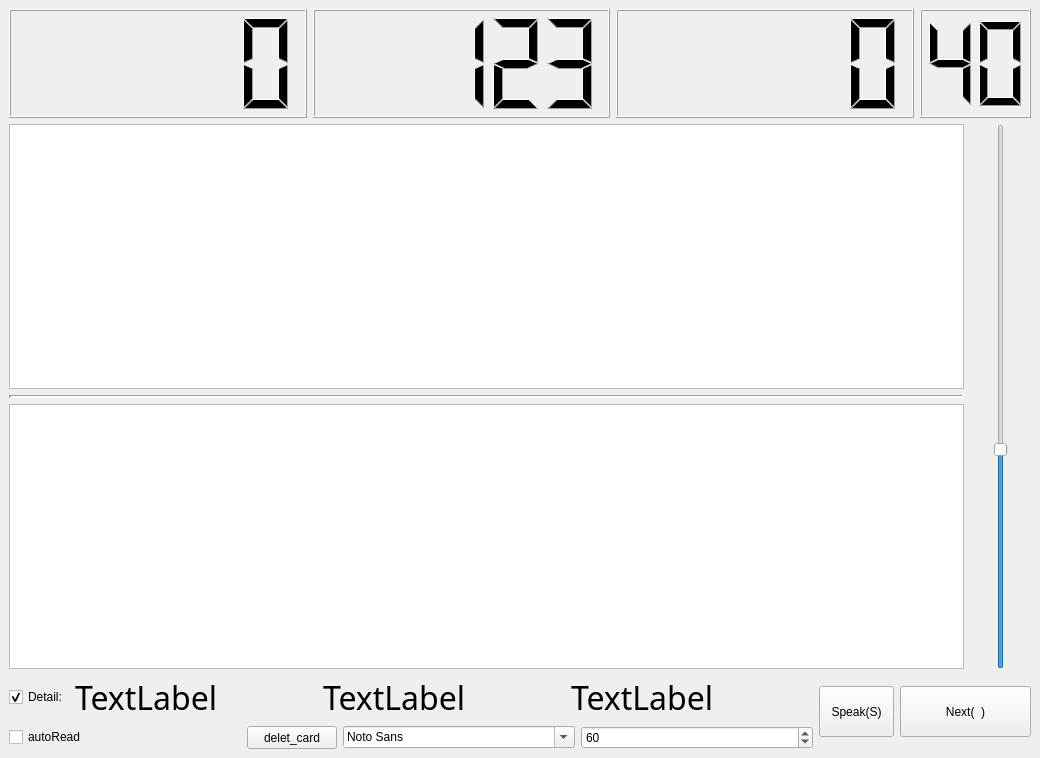
<?xml version="1.0" encoding="UTF-8"?>
<ui version="4.0">
 <class>MainWindow</class>
 <widget class="QMainWindow" name="MainWindow">
  <property name="geometry">
   <rect>
    <x>0</x>
    <y>0</y>
    <width>1040</width>
    <height>758</height>
   </rect>
  </property>
  <property name="windowTitle">
   <string>&lt;deck_name&gt;</string>
  </property>
  <widget class="QWidget" name="centralwidget">
   <layout class="QVBoxLayout" name="verticalLayout_3">
    <item>
     <layout class="QHBoxLayout" name="horizontalLayout">
      <item>
       <widget class="QLCDNumber" name="lcdNumber_4"/>
      </item>
      <item>
       <widget class="QLCDNumber" name="lcdNumber">
        <property name="smallDecimalPoint">
         <bool>false</bool>
        </property>
        <property name="digitCount">
         <number>5</number>
        </property>
        <property name="mode">
         <enum>QLCDNumber::Dec</enum>
        </property>
        <property name="segmentStyle">
         <enum>QLCDNumber::Filled</enum>
        </property>
        <property name="value" stdset="0">
         <double>123.000000000000000</double>
        </property>
       </widget>
      </item>
      <item>
       <widget class="QLCDNumber" name="lcdNumber_2">
        <property name="minimumSize">
         <size>
          <width>0</width>
          <height>109</height>
         </size>
        </property>
        <property name="frameShape">
         <enum>QFrame::Box</enum>
        </property>
        <property name="smallDecimalPoint">
         <bool>false</bool>
        </property>
        <property name="intValue" stdset="0">
         <number>0</number>
        </property>
       </widget>
      </item>
      <item>
       <widget class="QLCDNumber" name="lcdNumber_3">
        <property name="minimumSize">
         <size>
          <width>111</width>
          <height>101</height>
         </size>
        </property>
        <property name="maximumSize">
         <size>
          <width>111</width>
          <height>109</height>
         </size>
        </property>
        <property name="digitCount">
         <number>2</number>
        </property>
        <property name="value" stdset="0">
         <double>40.000000000000000</double>
        </property>
       </widget>
      </item>
     </layout>
    </item>
    <item>
     <layout class="QHBoxLayout" name="horizontalLayout_5">
      <item>
       <layout class="QVBoxLayout" name="verticalLayout_2">
        <item>
         <widget class="QTextEdit" name="textEdit">
          <property name="font">
           <font>
            <family>Unifont</family>
            <pointsize>60</pointsize>
           </font>
          </property>
          <property name="focusPolicy">
           <enum>Qt::WheelFocus</enum>
          </property>
         </widget>
        </item>
        <item>
         <widget class="Line" name="line">
          <property name="lineWidth">
           <number>3</number>
          </property>
          <property name="orientation">
           <enum>Qt::Horizontal</enum>
          </property>
         </widget>
        </item>
        <item>
         <widget class="QTextEdit" name="textEdit_2">
          <property name="font">
           <font>
            <family>Unifont</family>
            <pointsize>60</pointsize>
           </font>
          </property>
         </widget>
        </item>
       </layout>
      </item>
      <item>
       <widget class="QSlider" name="verticalSlider">
        <property name="minimumSize">
         <size>
          <width>61</width>
          <height>0</height>
         </size>
        </property>
        <property name="maximum">
         <number>100</number>
        </property>
        <property name="pageStep">
         <number>3</number>
        </property>
        <property name="value">
         <number>40</number>
        </property>
        <property name="orientation">
         <enum>Qt::Vertical</enum>
        </property>
       </widget>
      </item>
     </layout>
    </item>
    <item>
     <layout class="QHBoxLayout" name="horizontalLayout_6">
      <item>
       <layout class="QVBoxLayout" name="verticalLayout">
        <item>
         <layout class="QHBoxLayout" name="horizontalLayout_4">
          <item>
           <widget class="QCheckBox" name="checkBox">
            <property name="maximumSize">
             <size>
              <width>60</width>
              <height>20</height>
             </size>
            </property>
            <property name="text">
             <string>Detail:</string>
            </property>
            <property name="checked">
             <bool>true</bool>
            </property>
           </widget>
          </item>
          <item>
           <layout class="QHBoxLayout" name="horizontalLayout_2">
            <item>
             <widget class="QLabel" name="label_2">
              <property name="minimumSize">
               <size>
                <width>0</width>
                <height>31</height>
               </size>
              </property>
              <property name="font">
               <font>
                <family>delta</family>
                <pointsize>24</pointsize>
               </font>
              </property>
              <property name="text">
               <string>TextLabel</string>
              </property>
             </widget>
            </item>
            <item>
             <widget class="QLabel" name="label">
              <property name="font">
               <font>
                <family>delta</family>
                <pointsize>24</pointsize>
               </font>
              </property>
              <property name="text">
               <string>TextLabel</string>
              </property>
             </widget>
            </item>
            <item>
             <widget class="QLabel" name="label_3">
              <property name="font">
               <font>
                <family>delta</family>
                <pointsize>24</pointsize>
               </font>
              </property>
              <property name="text">
               <string>TextLabel</string>
              </property>
             </widget>
            </item>
           </layout>
          </item>
         </layout>
        </item>
        <item>
         <layout class="QHBoxLayout" name="horizontalLayout_3">
          <item>
           <widget class="QCheckBox" name="checkBox_2">
            <property name="text">
             <string>autoRead</string>
            </property>
           </widget>
          </item>
          <item>
           <widget class="QPushButton" name="pushButton_3">
            <property name="maximumSize">
             <size>
              <width>90</width>
              <height>24</height>
             </size>
            </property>
            <property name="text">
             <string>delet_card</string>
            </property>
           </widget>
          </item>
          <item>
           <widget class="QFontComboBox" name="fontComboBox">
            <property name="currentFont">
             <font>
              <family>Unifont</family>
             </font>
            </property>
           </widget>
          </item>
          <item>
           <widget class="QSpinBox" name="spinBox">
            <property name="value">
             <number>60</number>
            </property>
           </widget>
          </item>
         </layout>
        </item>
       </layout>
      </item>
      <item>
       <widget class="QPushButton" name="pushButton">
        <property name="minimumSize">
         <size>
          <width>75</width>
          <height>51</height>
         </size>
        </property>
        <property name="maximumSize">
         <size>
          <width>75</width>
          <height>51</height>
         </size>
        </property>
        <property name="text">
         <string>Speak(S)</string>
        </property>
       </widget>
      </item>
      <item>
       <widget class="QPushButton" name="pushButton_2">
        <property name="minimumSize">
         <size>
          <width>131</width>
          <height>51</height>
         </size>
        </property>
        <property name="maximumSize">
         <size>
          <width>131</width>
          <height>51</height>
         </size>
        </property>
        <property name="text">
         <string>Next(  )</string>
        </property>
       </widget>
      </item>
     </layout>
    </item>
   </layout>
  </widget>
  <widget class="QMenuBar" name="menubar">
   <property name="geometry">
    <rect>
     <x>0</x>
     <y>0</y>
     <width>1040</width>
     <height>22</height>
    </rect>
   </property>
  </widget>
 </widget>
 <resources/>
 <connections/>
</ui>
